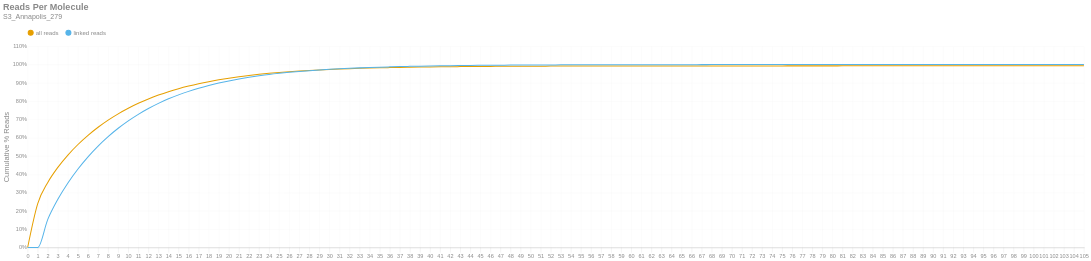

The notebook cell this image was saved under:
### Markdown cell above
### Reads per Molecule
This chart shows the cumulative distribution of the number of reads per linked molecule. That is, how many alignments are associated with a unique molecule. This excludes the number of reads associated with invalid or absent linked-read barcodes. The `linked` histogram is the percentages recalculated when disregarding singletons.

### Code cell
if SKIPLR:
    print_html(f"Skipped")
else:
    counts = np.bincount(valids['reads'].cast(pl.Int64).to_numpy())
    weighted = counts * np.arange(len(counts))
    all_perc = weighted / n_reads
    linked_perc = weighted / n_linked_reads
    linked_perc[1] = 0
    binned_df = pl.DataFrame({
        'readsper': list(range(len(counts))),
        'all reads (cumsum)': np.cumsum(all_perc).tolist(),
        'linked reads (cumsum)': np.cumsum(linked_perc).tolist(),
    })

    with SafeRender(binned_df):
        (
            density_plot(binned_df, 'Reads Per Molecule', samplename, 'readspmol')
            .encode(
                x=alt.X('readsper:O', title=None).axis(labelAngle=0).scale(padding=0),
                y=alt.Y('value:Q', title='Cumulative % Reads').axis(format='%').stack(False),
                color=alt.Color("key:N").scale(domain=["all reads", "linked reads"]),
                tooltip=[
                    alt.Tooltip("key:N", title="Data Type"),
                    alt.Tooltip("readsper:O", title="Reads Per Molecule"),
                    alt.Tooltip("value:Q", format=".2%", title="% Reads (Cum.)")
                ]            
            )
        ).display()

### Figure 1 — Vega-Lite specification as saved in the notebook (floating-point values rounded to 4 significant figures)
{"width": "container", "height": 400, "config": {"title": {"anchor": "start", "dy": -15, "fontSize": 18, "color": "#888888", "subtitleColor": "#888888", "subtitleFontSize": 14}, "arc": {"fill": "#0072B2"}, "axis": {"domainColor": "#888888", "domainWidth": 0.5, "gridWidth": 0.2, "grid": false, "titleFontWeight": 400, "titleFontSize": 15, "labelFontSize": 11, "labelColor": "#888888", "tickColor": "#888888", "tickWidth": 0.2, "titleColor": "#888888"}, "axisBand": {"grid": false}, "axisX": {"grid": true, "tickSize": 10, "domainCap": "round"}, "axisY": {"domain": false, "grid": true, "tickSize": 0, "domainCap": "round"}, "background": "transparent", "header": {"labelFontSize": 15, "labelColor": "#888888", "titleFontSize": 15, "titleFontWeight": 600, "titleColor": "#888888"}, "legend": {"labelFont": "sans-serif", "labelFontSize": 12, "labelColor": "#888888", "symbolSize": 100, "symbolType": "circle", "titleFontSize": 12, "titlePadding": 10, "titleColor": "#888888", "title": null, "orient": "top"}, "range": {"category": ["#E69F00", "#56B4E9", "#009E73", "#F0E442", "#0072B2", "#D55E00", "#CC79A7", "#000000"], "diverging": ["#cfe8f3", "#a2d4ec", "#73bfe2", "#46abdb", "#1696d2", "#12719e"]}, "area": {"fill": "#0072B2", "fillOpacity": 0.7, "line": true, "strokeOpacity": 0.7}, "line": {"color": "#0072B2", "stroke": "#0072B2", "strokeWidth": 2}, "trail": {"color": "#0072B2", "stroke": "#0072B2", "strokeWidth": 0, "size": 1}, "point": {"filled": true, "fillOpacity": 1.0, "size": 95}, "text": {"color": "#888888", "fontSize": 11, "align": "right", "fontWeight": 400, "size": 11}, "bar": {"fill": "#0072B2", "stroke": null}, "view": {"stroke": null, "continuousWidth": 660, "continuousHeight": 400}}, "data": {"name": "data-d157c8bb9a71569dd5913ea1d974b0af"}, "mark": {"type": "line", "interpolate": "monotone", "point": {"opacity": 0, "size": 275}}, "encoding": {"color": {"field": "key", "scale": {"domain": ["all reads", "linked reads"]}, "type": "nominal"}, "tooltip": [{"field": "key", "title": "Data Type", "type": "nominal"}, {"field": "readsper", "title": "Reads Per Molecule", "type": "ordinal"}, {"field": "value", "format": ".2%", "title": "% Reads (Cum.)", "type": "quantitative"}], "x": {"axis": {"labelAngle": 0}, "field": "readsper", "scale": {"padding": 0}, "title": null, "type": "ordinal"}, "y": {"axis": {"format": "%"}, "field": "value", "stack": false, "title": "Cumulative % Reads", "type": "quantitative"}}, "params": [{"name": "param_c36ac31b6afebe62", "select": {"type": "point", "fields": ["key"]}, "bind": "legend"}], "title": {"text": "Reads Per Molecule", "subtitle": "S3_Annapolis_279"}, "transform": [{"fold": ["all reads (cumsum)", "linked reads (cumsum)"]}, {"calculate": "replace(datum.key, ' (cumsum)', '')", "as": "key"}, {"filter": {"param": "param_c36ac31b6afebe62"}}], "usermeta": {"embedOptions": {"downloadFileName": "S3_Annapolis_279.readspmol"}}, "$schema": "https://vega.github.io/schema/vega-lite/v6.1.0.json", "datasets": {"data-d157c8bb9a71569dd5913ea1d974b0af": [{"readsper": 0, "all reads (cumsum)": 0.0, "linked reads (cumsum)": 0.0}, {"readsper": 1, "all reads (cumsum)": 0.2399, "linked reads (cumsum)": 0.0}, {"readsper": 2, "all reads (cumsum)": 0.3557, "linked reads (cumsum)": 0.1538}, {"readsper": 3, "all reads (cumsum)": 0.4381, "linked reads (cumsum)": 0.2633}, {"readsper": 4, "all reads (cumsum)": 0.5053, "linked reads (cumsum)": 0.3525}, {"readsper": 5, "all reads (cumsum)": 0.5629, "linked reads (cumsum)": 0.429}, {"readsper": 6, "all reads (cumsum)": 0.6131, "linked reads (cumsum)": 0.4957}, {"readsper": 7, "all reads (cumsum)": 0.6574, "linked reads (cumsum)": 0.5544}, {"readsper": 8, "all reads (cumsum)": 0.6963, "linked reads (cumsum)": 0.6061}, {"readsper": 9, "all reads (cumsum)": 0.7307, "linked reads (cumsum)": 0.6518}, {"readsper": 10, "all reads (cumsum)": 0.7611, "linked reads (cumsum)": 0.6922}, {"readsper": 11, "all reads (cumsum)": 0.7881, "linked reads (cumsum)": 0.728}, {"readsper": 12, "all reads (cumsum)": 0.8121, "linked reads (cumsum)": 0.7598}, {"readsper": 13, "all reads (cumsum)": 0.8332, "linked reads (cumsum)": 0.7878}, {"readsper": 14, "all reads (cumsum)": 0.8519, "linked reads (cumsum)": 0.8127}, {"readsper": 15, "all reads (cumsum)": 0.8682, "linked reads (cumsum)": 0.8343}, {"readsper": 16, "all reads (cumsum)": 0.8825, "linked reads (cumsum)": 0.8534}, {"readsper": 17, "all reads (cumsum)": 0.8954, "linked reads (cumsum)": 0.8704}, {"readsper": 18, "all reads (cumsum)": 0.9067, "linked reads (cumsum)": 0.8855}, {"readsper": 19, "all reads (cumsum)": 0.9168, "linked reads (cumsum)": 0.8989}, {"readsper": 20, "all reads (cumsum)": 0.9257, "linked reads (cumsum)": 0.9108}, {"readsper": 21, "all reads (cumsum)": 0.9336, "linked reads (cumsum)": 0.9212}, {"readsper": 22, "all reads (cumsum)": 0.9403, "linked reads (cumsum)": 0.9301}, {"readsper": 23, "all reads (cumsum)": 0.9464, "linked reads (cumsum)": 0.9382}, {"readsper": 24, "all reads (cumsum)": 0.952, "linked reads (cumsum)": 0.9456}, {"readsper": 25, "all reads (cumsum)": 0.9567, "linked reads (cumsum)": 0.9519}, {"readsper": 26, "all reads (cumsum)": 0.9609, "linked reads (cumsum)": 0.9575}, {"readsper": 27, "all reads (cumsum)": 0.9647, "linked reads (cumsum)": 0.9625}, {"readsper": 28, "all reads (cumsum)": 0.968, "linked reads (cumsum)": 0.9668}, {"readsper": 29, "all reads (cumsum)": 0.9708, "linked reads (cumsum)": 0.9706}, {"readsper": 30, "all reads (cumsum)": 0.9733, "linked reads (cumsum)": 0.9739}, {"readsper": 31, "all reads (cumsum)": 0.9756, "linked reads (cumsum)": 0.9769}, {"readsper": 32, "all reads (cumsum)": 0.9775, "linked reads (cumsum)": 0.9795}, {"readsper": 33, "all reads (cumsum)": 0.9793, "linked reads (cumsum)": 0.9819}, {"readsper": 34, "all reads (cumsum)": 0.9809, "linked reads (cumsum)": 0.984}, {"readsper": 35, "all reads (cumsum)": 0.9823, "linked reads (cumsum)": 0.9858}, {"readsper": 36, "all reads (cumsum)": 0.9835, "linked reads (cumsum)": 0.9874}, {"readsper": 37, "all reads (cumsum)": 0.9846, "linked reads (cumsum)": 0.9889}, {"readsper": 38, "all reads (cumsum)": 0.9855, "linked reads (cumsum)": 0.9901}, {"readsper": 39, "all reads (cumsum)": 0.9864, "linked reads (cumsum)": 0.9913}, {"readsper": 40, "all reads (cumsum)": 0.9871, "linked reads (cumsum)": 0.9923}, {"readsper": 41, "all reads (cumsum)": 0.9878, "linked reads (cumsum)": 0.9932}, {"readsper": 42, "all reads (cumsum)": 0.9884, "linked reads (cumsum)": 0.9939}, {"readsper": 43, "all reads (cumsum)": 0.9889, "linked reads (cumsum)": 0.9946}, {"readsper": 44, "all reads (cumsum)": 0.9893, "linked reads (cumsum)": 0.9952}, {"readsper": 45, "all reads (cumsum)": 0.9897, "linked reads (cumsum)": 0.9957}, {"readsper": 46, "all reads (cumsum)": 0.9901, "linked reads (cumsum)": 0.9962}, {"readsper": 47, "all reads (cumsum)": 0.9904, "linked reads (cumsum)": 0.9966}, {"readsper": 48, "all reads (cumsum)": 0.9907, "linked reads (cumsum)": 0.9971}, {"readsper": 49, "all reads (cumsum)": 0.9909, "linked reads (cumsum)": 0.9973}, {"readsper": 50, "all reads (cumsum)": 0.9912, "linked reads (cumsum)": 0.9976}, {"readsper": 51, "all reads (cumsum)": 0.9914, "linked reads (cumsum)": 0.9979}, {"readsper": 52, "all reads (cumsum)": 0.9916, "linked reads (cumsum)": 0.9982}, {"readsper": 53, "all reads (cumsum)": 0.9917, "linked reads (cumsum)": 0.9984}, {"readsper": 54, "all reads (cumsum)": 0.9918, "linked reads (cumsum)": 0.9986}, {"readsper": 55, "all reads (cumsum)": 0.9919, "linked reads (cumsum)": 0.9987}, {"readsper": 56, "all reads (cumsum)": 0.9921, "linked reads (cumsum)": 0.9989}, {"readsper": 57, "all reads (cumsum)": 0.9922, "linked reads (cumsum)": 0.999}, {"readsper": 58, "all reads (cumsum)": 0.9922, "linked reads (cumsum)": 0.9991}, {"readsper": 59, "all reads (cumsum)": 0.9923, "linked reads (cumsum)": 0.9992}, {"readsper": 60, "all reads (cumsum)": 0.9924, "linked reads (cumsum)": 0.9993}, {"readsper": 61, "all reads (cumsum)": 0.9925, "linked reads (cumsum)": 0.9994}, {"readsper": 62, "all reads (cumsum)": 0.9925, "linked reads (cumsum)": 0.9994}, {"readsper": 63, "all reads (cumsum)": 0.9926, "linked reads (cumsum)": 0.9995}, {"readsper": 64, "all reads (cumsum)": 0.9926, "linked reads (cumsum)": 0.9996}, {"readsper": 65, "all reads (cumsum)": 0.9926, "linked reads (cumsum)": 0.9996}, {"readsper": 66, "all reads (cumsum)": 0.9927, "linked reads (cumsum)": 0.9996}, {"readsper": 67, "all reads (cumsum)": 0.9927, "linked reads (cumsum)": 0.9997}, {"readsper": 68, "all reads (cumsum)": 0.9927, "linked reads (cumsum)": 0.9997}, {"readsper": 69, "all reads (cumsum)": 0.9927, "linked reads (cumsum)": 0.9997}, {"readsper": 70, "all reads (cumsum)": 0.9927, "linked reads (cumsum)": 0.9997}, {"readsper": 71, "all reads (cumsum)": 0.9928, "linked reads (cumsum)": 0.9998}, {"readsper": 72, "all reads (cumsum)": 0.9928, "linked reads (cumsum)": 0.9998}, {"readsper": 73, "all reads (cumsum)": 0.9928, "linked reads (cumsum)": 0.9998}, {"readsper": 74, "all reads (cumsum)": 0.9928, "linked reads (cumsum)": 0.9998}, {"readsper": 75, "all reads (cumsum)": 0.9928, "linked reads (cumsum)": 0.9999}, {"readsper": 76, "all reads (cumsum)": 0.9928, "linked reads (cumsum)": 0.9999}, {"readsper": 77, "all reads (cumsum)": 0.9928, "linked reads (cumsum)": 0.9999}, {"readsper": 78, "all reads (cumsum)": 0.9929, "linked reads (cumsum)": 0.9999}, {"readsper": 79, "all reads (cumsum)": 0.9929, "linked reads (cumsum)": 0.9999}, {"readsper": 80, "all reads (cumsum)": 0.9929, "linked reads (cumsum)": 0.9999}, {"readsper": 81, "all reads (cumsum)": 0.9929, "linked reads (cumsum)": 0.9999}, {"readsper": 82, "all reads (cumsum)": 0.9929, "linked reads (cumsum)": 0.9999}, {"readsper": 83, "all reads (cumsum)": 0.9929, "linked reads (cumsum)": 0.9999}, {"readsper": 84, "all reads (cumsum)": 0.9929, "linked reads (cumsum)": 0.9999}, {"readsper": 85, "all reads (cumsum)": 0.9929, "linked reads (cumsum)": 0.9999}, {"readsper": 86, "all reads (cumsum)": 0.9929, "linked reads (cumsum)": 1.0}, {"readsper": 87, "all reads (cumsum)": 0.9929, "linked reads (cumsum)": 1.0}, {"readsper": 88, "all reads (cumsum)": 0.9929, "linked reads (cumsum)": 1.0}, {"readsper": 89, "all reads (cumsum)": 0.9929, "linked reads (cumsum)": 1.0}, {"readsper": 90, "all reads (cumsum)": 0.9929, "linked reads (cumsum)": 1.0}, {"readsper": 91, "all reads (cumsum)": 0.9929, "linked reads (cumsum)": 1.0}, {"readsper": 92, "all reads (cumsum)": 0.9929, "linked reads (cumsum)": 1.0}, {"readsper": 93, "all reads (cumsum)": 0.9929, "linked reads (cumsum)": 1.0}, {"readsper": 94, "all reads (cumsum)": 0.9929, "linked reads (cumsum)": 1.0}, {"readsper": 95, "all reads (cumsum)": 0.9929, "linked reads (cumsum)": 1.0}, {"readsper": 96, "all reads (cumsum)": 0.9929, "linked reads (cumsum)": 1.0}, {"readsper": 97, "all reads (cumsum)": 0.9929, "linked reads (cumsum)": 1.0}, {"readsper": 98, "all reads (cumsum)": 0.9929, "linked reads (cumsum)": 1.0}, {"readsper": 99, "all reads (cumsum)": 0.9929, "linked reads (cumsum)": 1.0}, {"readsper": 100, "all reads (cumsum)": 0.9929, "linked reads (cumsum)": 1.0}, {"readsper": 101, "all reads (cumsum)": 0.9929, "linked reads (cumsum)": 1.0}, {"readsper": 102, "all reads (cumsum)": 0.9929, "linked reads (cumsum)": 1.0}, {"readsper": 103, "all reads (cumsum)": 0.9929, "linked reads (cumsum)": 1.0}, {"readsper": 104, "all reads (cumsum)": 0.9929, "linked reads (cumsum)": 1.0}, {"readsper": 105, "all reads (cumsum)": 0.9929, "linked reads (cumsum)": 1.0}]}}
